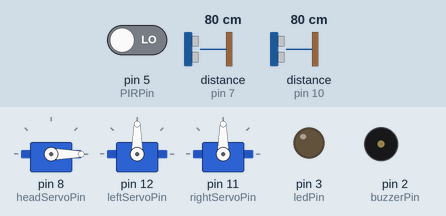
A sketch run on a simulated Arduino Uno, built with avr-gcc and run on an emulated ATmega328P. Shown: 3 × servo, output pins drawn as LEDs (lit = HIGH), buzzer (waves = sounding). Wiring (inferred from the names in the program): 2 × ultrasonic range finder: trigger pin 6, echo pin 7 / trigger pin 9, echo pin 10. The test bench sets the inputs (shaded band); at power-on: distance to the obstacle (sensors on pin 7, pin 10) 80 cm, pin 5 (PIRPin) LOW. The echo pulse lasts 58.3 µs per cm; pins used as bus, display or sensor lines are not drawn.

Above: at 4.2 s.
4.3 s: distance to the obstacle (sensor on pin 7) set to 54 cm
5.8 s: distance to the obstacle (sensor on pin 7) set to 46 cm
At 8.3 s:
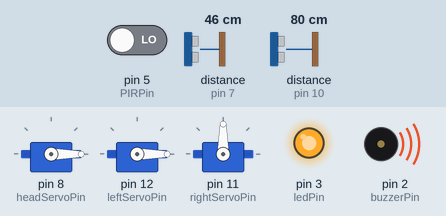
At 29.5 s:
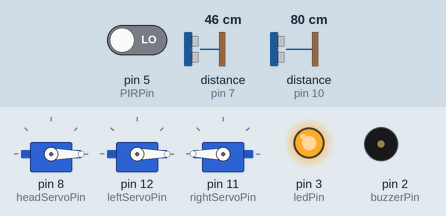
Timing chart, 0 to 34.3 s (numbered marks = the images above; inputs shaded):
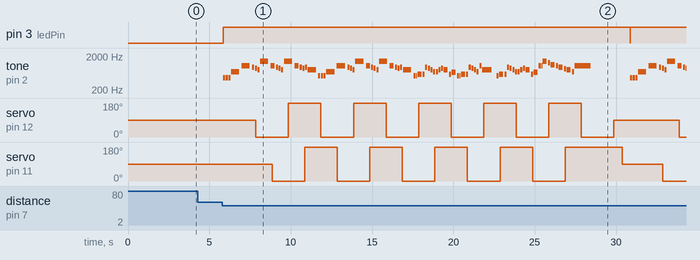

Measured:
- the behaviour switches between 51 and 50 cm on distance to the obstacle (sensor on pin 7) (found by bisection; images 0 and 1)
- after the input at 4.3 s, every drawn part: stays the same
- after the input at 5.8 s, pin 3 (ledPin): LOW → HIGH after 0.06 s, → LOW 25.0 s later, → HIGH 0.01 s later; tone on pin 2 (buzzerPin): plays 466 Hz for 0.13 s, 466 Hz for 0.13 s, 466 Hz for 0.13 s, 698 Hz for 0.50 s, 1047 Hz for 0.50 s, 932 Hz for 0.13 s … (99 notes in this stretch), starting after 0.06 s

The sketch:

v3_scarecrow_code_servo_manager.ino
```cpp
#include <Servo.h>
#include "pitches.h"


// Pins
const int headServoPin = 8;
const int leftServoPin = 12;
const int rightServoPin = 11;

const int ultrasonic1TrigPin = 9;
const int ultrasonic1EchoPin = 10;
const int ultrasonic2TrigPin = 6;
const int ultrasonic2EchoPin = 7;

const int buzzerPin = 2;

const int PIRPin = 5;

const int ledPin = 3;


// Settings
const float ultrasonicDetectDistM = 0.5;
const unsigned long PIRWarmUpTime = 60000; // PIRs give false readings for ~60s after power on
const int timeBetweenSamples = 100;
const unsigned long servoSettleTime = 0; // extra wait after a servo finishes moving, before the servo manager starts the next one


// Music Data
int melody[] = {
  NOTE_AS4, NOTE_AS4, NOTE_AS4,
  NOTE_F5, NOTE_C6,
  NOTE_AS5, NOTE_A5, NOTE_G5, NOTE_F6, NOTE_C6,
  NOTE_AS5, NOTE_A5, NOTE_G5, NOTE_F6, NOTE_C6,
  NOTE_AS5, NOTE_A5, NOTE_AS5, NOTE_G5, NOTE_C5, NOTE_C5, NOTE_C5,
  NOTE_F5, NOTE_C6,
  NOTE_AS5, NOTE_A5, NOTE_G5, NOTE_F6, NOTE_C6,

  NOTE_AS5, NOTE_A5, NOTE_G5, NOTE_F6, NOTE_C6,
  NOTE_AS5, NOTE_A5, NOTE_AS5, NOTE_G5, NOTE_C5, NOTE_C5,
  NOTE_D5, NOTE_D5, NOTE_AS5, NOTE_A5, NOTE_G5, NOTE_F5,
  NOTE_F5, NOTE_G5, NOTE_A5, NOTE_G5, NOTE_D5, NOTE_E5, NOTE_C5, NOTE_C5,
  NOTE_D5, NOTE_D5, NOTE_AS5, NOTE_A5, NOTE_G5, NOTE_F5,

  NOTE_C6, NOTE_G5, NOTE_G5, REST, NOTE_C5,
  NOTE_D5, NOTE_D5, NOTE_AS5, NOTE_A5, NOTE_G5, NOTE_F5,
  NOTE_F5, NOTE_G5, NOTE_A5, NOTE_G5, NOTE_D5, NOTE_E5, NOTE_C6, NOTE_C6,
  NOTE_F6, NOTE_DS6, NOTE_CS6, NOTE_C6, NOTE_AS5, NOTE_GS5, NOTE_G5, NOTE_F5,
  NOTE_C6
};

int durations[] = {
  8, 8, 8,
  2, 2,
  8, 8, 8, 2, 4,
  8, 8, 8, 2, 4,
  8, 8, 8, 2, 8, 8, 8,
  2, 2,
  8, 8, 8, 2, 4,

  8, 8, 8, 2, 4,
  8, 8, 8, 2, 8, 16,
  4, 8, 8, 8, 8, 8,
  8, 8, 8, 4, 8, 4, 8, 16,
  4, 8, 8, 8, 8, 8,

  8, 16, 2, 8, 8,
  4, 8, 8, 8, 8, 8,
  8, 8, 8, 4, 8, 4, 8, 16,
  4, 8, 4, 8, 4, 8, 4, 8,
  1
};


// Classes
// Base class for anything that needs time to finish an action (servos moving, notes playing)
struct Cooldown {
  unsigned long nextFree = 0;

  void setTimeUntilFree(unsigned long timeUntilFree) {
    nextFree = millis() + timeUntilFree;
  }

  unsigned long getTimeUntilFree() {
    // Signed subtraction so this still works when millis() rolls over
    long remaining = (long)(nextFree - millis());
    return (remaining > 0) ? remaining : 0;
  }

  bool isFree() {
    return getTimeUntilFree() == 0;
  }
};

struct ServoMotor : Cooldown {
  Servo servo;
  int pin;
  int idleAngle, minAngle, maxAngle;
  int fullSweepTime;
  bool isPositionKnown;

  ServoMotor(int p, int iAngle = 90, int mnAngle = 0, int mxAngle = 180, int fullSweepT = 1000) {
    pin = p;
    idleAngle = iAngle;
    minAngle = min(mnAngle, mxAngle);
    maxAngle = max(mnAngle, mxAngle);
    fullSweepTime = fullSweepT;
    isPositionKnown = false;
  }

  void attachToPin() {
    if (!servo.attached()) {
      servo.attach(pin);
    }
  }

  void detachFromPin() {
    servo.detach();
  }

  // Turns immediately, ignoring the cooldown because ServoManager handles cooldowns now
  void turn(int angle) {
    int angleDiff = angle - servo.read();
    float sweepAngleRatio = abs(angleDiff)/(float)(maxAngle-minAngle);
    unsigned long sweepTime = sweepAngleRatio * fullSweepTime;

    // On the first move after power on, the servo could be anywhere, so assume a full sweep
    if (!isPositionKnown) {
      sweepTime = fullSweepTime;
      isPositionKnown = true;
    }

    setTimeUntilFree(sweepTime);

    // Write before attaching, so attaching doesn't snap to 90 first
    servo.write(angle);
    attachToPin();
  }

  void turnToIdle() {
    turn(idleAngle);
  }

  void turnToMin() {
    turn(minAngle);
  }

  void turnToMax() {
    turn(maxAngle);
  }

  void turnSweep() {
    if (servo.read() == maxAngle) {
      turnToMin();
    } else {
      turnToMax();
    }
  }
};

// A single one-off servo movement, used by the servo manager's priority queue
struct ServoMove {
  ServoMotor* servoMotor;
  int angle;
};

// Only lets one servo move at a time, so their current spikes don't add up and reset the Arduino
// Priority queue: one-off moves (e.g. turning the head), done first, in the order they were added
// Cyclical queue: repeated sweeps (e.g. swinging the arms), only done while cycling and the priority queue is empty
struct ServoManager : Cooldown {
  static const int priorityQueueSize = 8;
  static const int cyclicalQueueSize = 4;

  unsigned long settleTime;

  ServoMove priorityQueue[priorityQueueSize];
  int priorityQueueStart;
  int priorityQueueLength;

  ServoMotor* cyclicalQueue[cyclicalQueueSize];
  int cyclicalQueueLength;
  int currentCycleIndex;
  bool isCycling;

  ServoManager(unsigned long sTime) {
    settleTime = sTime;
    priorityQueueStart = 0;
    priorityQueueLength = 0;
    cyclicalQueueLength = 0;
    currentCycleIndex = 0;
    isCycling = false;
  }

  // Returns false if the queue is full
  bool addToPriorityQueue(ServoMotor &servoMotor, int angle) {
    if (priorityQueueLength >= priorityQueueSize) {
      return false;
    }

    // The queue wraps around the end of the array
    int index = (priorityQueueStart + priorityQueueLength) % priorityQueueSize;
    priorityQueue[index].servoMotor = &servoMotor;
    priorityQueue[index].angle = angle;
    priorityQueueLength = priorityQueueLength + 1;

    return true;
  }

  // Returns false if the queue is full
  bool addToCyclicalQueue(ServoMotor &servoMotor) {
    if (cyclicalQueueLength >= cyclicalQueueSize) {
      return false;
    }

    cyclicalQueue[cyclicalQueueLength] = &servoMotor;
    cyclicalQueueLength = cyclicalQueueLength + 1;

    return true;
  }

  // Stopping and starting again resumes the cycle where it left off
  void startCycling() {
    isCycling = true;
  }

  void stopCycling() {
    isCycling = false;
  }

  bool isPriorityQueueEmpty() {
    return priorityQueueLength == 0;
  }

  // Starts the next move, but only once the previous one has finished
  void update() {
    if (!isFree()) {
      return;
    }

    if (!isPriorityQueueEmpty()) {
      ServoMove move = priorityQueue[priorityQueueStart];
      priorityQueueStart = (priorityQueueStart + 1) % priorityQueueSize;
      priorityQueueLength = priorityQueueLength - 1;

      move.servoMotor->turn(move.angle);
      waitForServo(*move.servoMotor);
    } else if (isCycling && cyclicalQueueLength > 0) {
      ServoMotor* servoMotor = cyclicalQueue[currentCycleIndex];
      currentCycleIndex = (currentCycleIndex + 1) % cyclicalQueueLength;

      (*servoMotor).turnSweep();
      waitForServo(*servoMotor);
    }
  }

  // The manager is free again once the servo has finished moving, plus a bit extra to settle, although the circuit seems to be fine with settleTime = 0
  void waitForServo(ServoMotor &servoMotor) {
    setTimeUntilFree(servoMotor.getTimeUntilFree() + settleTime);
  }

  // Blocks until every move in the priority queue has finished
  void waitUntilFinished() {
    while (!isPriorityQueueEmpty() || !isFree()) {
      update();
      delay(getTimeUntilFree());
    }
  }
};

struct UltrasonicSensor {
  int trigPin;
  int echoPin;
  float recentValue;

  UltrasonicSensor(int tPin, int ePin) {
    trigPin = tPin;
    echoPin = ePin;
    recentValue = -1.0;
  }

  void setup() {
    pinMode(trigPin, OUTPUT);
    pinMode(echoPin, INPUT);
  }

  // Returns 0 if there was no echo
  float getDistM() {
    // Clear trigger
    digitalWrite(trigPin, LOW);
    delayMicroseconds(2);

    // Send 10 µs pulse
    digitalWrite(trigPin, HIGH);
    delayMicroseconds(10);
    digitalWrite(trigPin, LOW);

    // Read echo time (µs), giving up after 30ms (~5m)
    long duration = pulseIn(echoPin, HIGH, 30000);

    // Calculate distance (m)
    float distance = duration * 0.034 / 2 / 100;

    recentValue = distance;

    return distance;
  }

  float getRecentValue() {
    return recentValue;
  }
};

struct Buzzer : Cooldown {
  int pin;
  const int* notes = nullptr;
  const int* durations = nullptr;
  int songLengthInElements;
  int currentNoteIndex;

  template <size_t N>
  Buzzer(int p, const int (&n)[N], const int (&d)[N]) {
    pin = p;
    notes = n;
    durations = d;
    songLengthInElements = N;
    currentNoteIndex = 0;
  }

  void setup() {
    pinMode(pin, OUTPUT);
  }

  void playCurrentNote() {
    if (isSongFinished()) {
      return;
    }

    //to calculate the note duration, take one second divided by the note type.
    //e.g. quarter note = 1000 / 4, eighth note = 1000/8, etc.
    int duration = 1000 / durations[currentNoteIndex];

    if (notes[currentNoteIndex] != REST) {
      tone(pin, notes[currentNoteIndex], duration);
    }

    //to distinguish the notes, set a minimum time between them.
    //the note's duration + 30% seems to work well:
    int pauseBetweenNotes = duration * 1.30;
    setTimeUntilFree(pauseBetweenNotes);

    incrementCurrentNoteIndex();
  }

  // Plays the next note only once the previous one has finished
  void update() {
    if (isFree()) {
      playCurrentNote();
    }
  }

  bool isSongFinished() {
    return currentNoteIndex >= songLengthInElements;
  }

  // Finished AND the last note has finished playing
  bool isSongFinishedAndFree() {
    return isSongFinished() && isFree();
  }

  void noTone() {
    //stop the tone playing:
    ::noTone(pin);
  }

  void resetCurrentNoteIndex() {
    currentNoteIndex = 0;
  }

  void incrementCurrentNoteIndex() {
    currentNoteIndex = currentNoteIndex + 1;
  }
};

// remember to set sensor to H i believe
struct PassiveInfraredSensor {
  int pin;
  int recentValue;

  PassiveInfraredSensor(int p) {
    pin = p;
    recentValue = LOW;
  }

  void setup() {
    pinMode(pin, INPUT);
  }

  int getMovement() {
    int value = digitalRead(pin);

    recentValue = value;

    return value;
  }

  int getRecentValue() {
    return recentValue;
  }
};

struct LED {
  int pin;

  LED(int p) {
    pin = p;
  }

  void setup() {
    pinMode(pin, OUTPUT);
  }

  void turn(int val) {
    val = constrain(val, LOW, HIGH);
    digitalWrite(pin, val);
  }
};

// Objects
ServoMotor headServo = ServoMotor(headServoPin, 0);
ServoMotor leftServo = ServoMotor(leftServoPin);
ServoMotor rightServo = ServoMotor(rightServoPin);

ServoManager servoManager = ServoManager(servoSettleTime);

UltrasonicSensor ultrasonic1 = UltrasonicSensor(ultrasonic1TrigPin, ultrasonic1EchoPin);
UltrasonicSensor ultrasonic2 = UltrasonicSensor(ultrasonic2TrigPin, ultrasonic2EchoPin);

Buzzer buzzer = Buzzer(buzzerPin, melody, durations);

PassiveInfraredSensor PIR = PassiveInfraredSensor(PIRPin);

LED led = LED(ledPin);

// State
enum State { CALM, ANGRY };
State state = CALM;

// Functions
void setupAllComponents() {
  ultrasonic1.setup();
  ultrasonic2.setup();

  buzzer.setup();

  PIR.setup();

  led.setup();

  // Arms take turns swinging while angry
  servoManager.addToCyclicalQueue(leftServo);
  servoManager.addToCyclicalQueue(rightServo);
}

void resetToIdle() {
  // The servo manager moves them one at a time, to avoid a big current spike
  servoManager.stopCycling();
  servoManager.addToPriorityQueue(headServo, headServo.idleAngle);
  servoManager.addToPriorityQueue(leftServo, leftServo.idleAngle);
  servoManager.addToPriorityQueue(rightServo, rightServo.idleAngle);
  servoManager.waitUntilFinished();

  // Detached servos don't buzz or draw current while idle
  headServo.detachFromPin();
  leftServo.detachFromPin();
  rightServo.detachFromPin();

  led.turn(LOW);

  buzzer.resetCurrentNoteIndex();
  buzzer.noTone();
}

bool isBirdNearby() {
  // Read values
  ultrasonic1.getDistM();
  ultrasonic2.getDistM();

  int recentPIRValue = PIR.getRecentValue();

  PIR.getMovement();

  // Process values
  float distM1 = ultrasonic1.getRecentValue();
  float distM2 = ultrasonic2.getRecentValue();
  bool didUltrasonic1Detect = distM1 > 0 && distM1 <= ultrasonicDetectDistM; // 0 means no echo
  bool didUltrasonic2Detect = distM2 > 0 && distM2 <= ultrasonicDetectDistM; // 0 means no echo


  bool arePIRsReady = millis() > PIRWarmUpTime;
  int currentPIRValue = PIR.getRecentValue();
  bool didPIRDetect = arePIRsReady && currentPIRValue == HIGH && recentPIRValue == LOW;
  // Serial.print(arePIRsReady);
  // Serial.print(": ");
  // Serial.println(didPIRDetect);

  // Final result
  return didUltrasonic1Detect || didUltrasonic2Detect || didPIRDetect;
}

void transitionToAngry() {
  state = ANGRY;

  led.turn(HIGH);

  buzzer.resetCurrentNoteIndex();
  buzzer.setTimeUntilFree(0);

  // Head turns first, then the arms start swinging
  servoManager.addToPriorityQueue(headServo, headServo.maxAngle);
  servoManager.startCycling();
}

void transitionToCalm() {
  state = CALM;
  resetToIdle();
}

void updateCalm() {
  if (isBirdNearby()) {
    transitionToAngry();
  } else {
    // 'Please wait' -Traffic Light (2026)
    delay(timeBetweenSamples);
  }
}

void updateAngry() {
  if (buzzer.isSongFinishedAndFree()) {
    // Return to happy/calm
    transitionToCalm();
    return;
  }

  // Each of these only acts if its cooldown has finished
  buzzer.update();
  servoManager.update();

  // Sleep until the next thing is free
  unsigned long timeUntilBuzzerIsFree = buzzer.getTimeUntilFree();
  unsigned long timeUntilServoManagerIsFree = servoManager.getTimeUntilFree();
  unsigned long timeUntilSomethingIsFree = min(timeUntilBuzzerIsFree, timeUntilServoManagerIsFree);
  delay(timeUntilSomethingIsFree);
}

void setup() {
  setupAllComponents();
  transitionToCalm();
}

void loop() {
  if (state == CALM) {
    updateCalm();
  } else {
    updateAngry();
  }
}
```

pitches.h
```cpp
/*************************************************
   Public Constants
 *************************************************/

#define REST 0
#define NOTE_B0 31
#define NOTE_C1 33
#define NOTE_CS1 35
#define NOTE_D1 37
#define NOTE_DS1 39
#define NOTE_E1 41
#define NOTE_F1 44
#define NOTE_FS1 46
#define NOTE_G1 49
#define NOTE_GS1 52
#define NOTE_A1 55
#define NOTE_AS1 58
#define NOTE_B1 62
#define NOTE_C2 65
#define NOTE_CS2 69
#define NOTE_D2 73
#define NOTE_DS2 78
#define NOTE_E2 82
#define NOTE_F2 87
#define NOTE_FS2 93
#define NOTE_G2 98
#define NOTE_GS2 104
#define NOTE_A2 110
#define NOTE_AS2 117
#define NOTE_B2 123
#define NOTE_C3 131
#define NOTE_CS3 139
#define NOTE_D3 147
#define NOTE_DS3 156
#define NOTE_E3 165
#define NOTE_F3 175
#define NOTE_FS3 185
#define NOTE_G3 196
#define NOTE_GS3 208
#define NOTE_A3 220
#define NOTE_AS3 233
#define NOTE_B3 247
#define NOTE_C4 262
#define NOTE_CS4 277
#define NOTE_D4 294
#define NOTE_DS4 311
#define NOTE_E4 330
#define NOTE_F4 349
#define NOTE_FS4 370
#define NOTE_G4 392
#define NOTE_GS4 415
#define NOTE_A4 440
#define NOTE_AS4 466
#define NOTE_B4 494
#define NOTE_C5 523
#define NOTE_CS5 554
#define NOTE_D5 587
#define NOTE_DS5 622
#define NOTE_E5 659
#define NOTE_F5 698
#define NOTE_FS5 740
#define NOTE_G5 784
#define NOTE_GS5 831
#define NOTE_A5 880
#define NOTE_AS5 932
#define NOTE_B5 988
#define NOTE_C6 1047
#define NOTE_CS6 1109
#define NOTE_D6 1175
#define NOTE_DS6 1245
#define NOTE_E6 1319
#define NOTE_F6 1397
#define NOTE_FS6 1480
#define NOTE_G6 1568
#define NOTE_GS6 1661
#define NOTE_A6 1760
#define NOTE_AS6 1865
#define NOTE_B6 1976
#define NOTE_C7 2093
#define NOTE_CS7 2217
#define NOTE_D7 2349
#define NOTE_DS7 2489
#define NOTE_E7 2637
#define NOTE_F7 2794
#define NOTE_FS7 2960
#define NOTE_G7 3136
#define NOTE_GS7 3322
#define NOTE_A7 3520
#define NOTE_AS7 3729
#define NOTE_B7 3951
#define NOTE_C8 4186
#define NOTE_CS8 4435
#define NOTE_D8 4699
#define NOTE_DS8 4978
```
